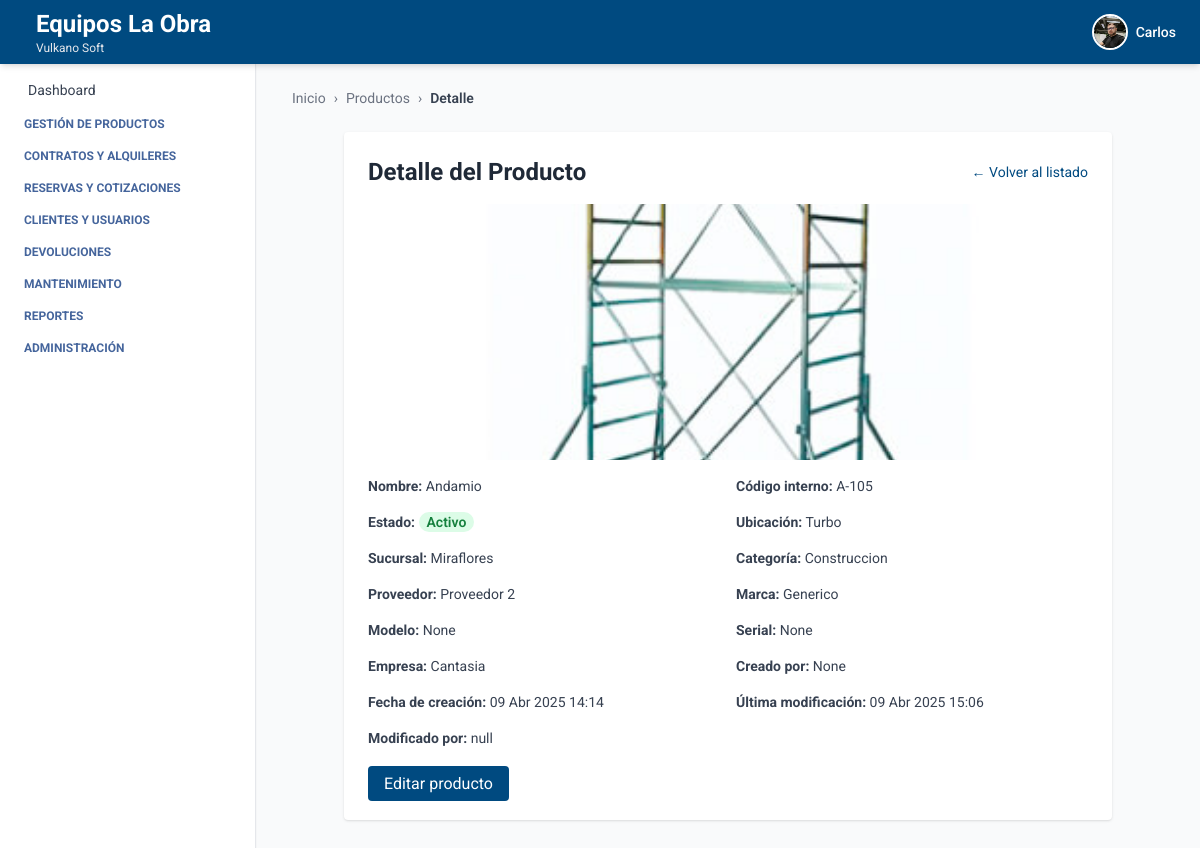
/productos/detalles/6/ (signed in), run on an earlier commit of the app's database.
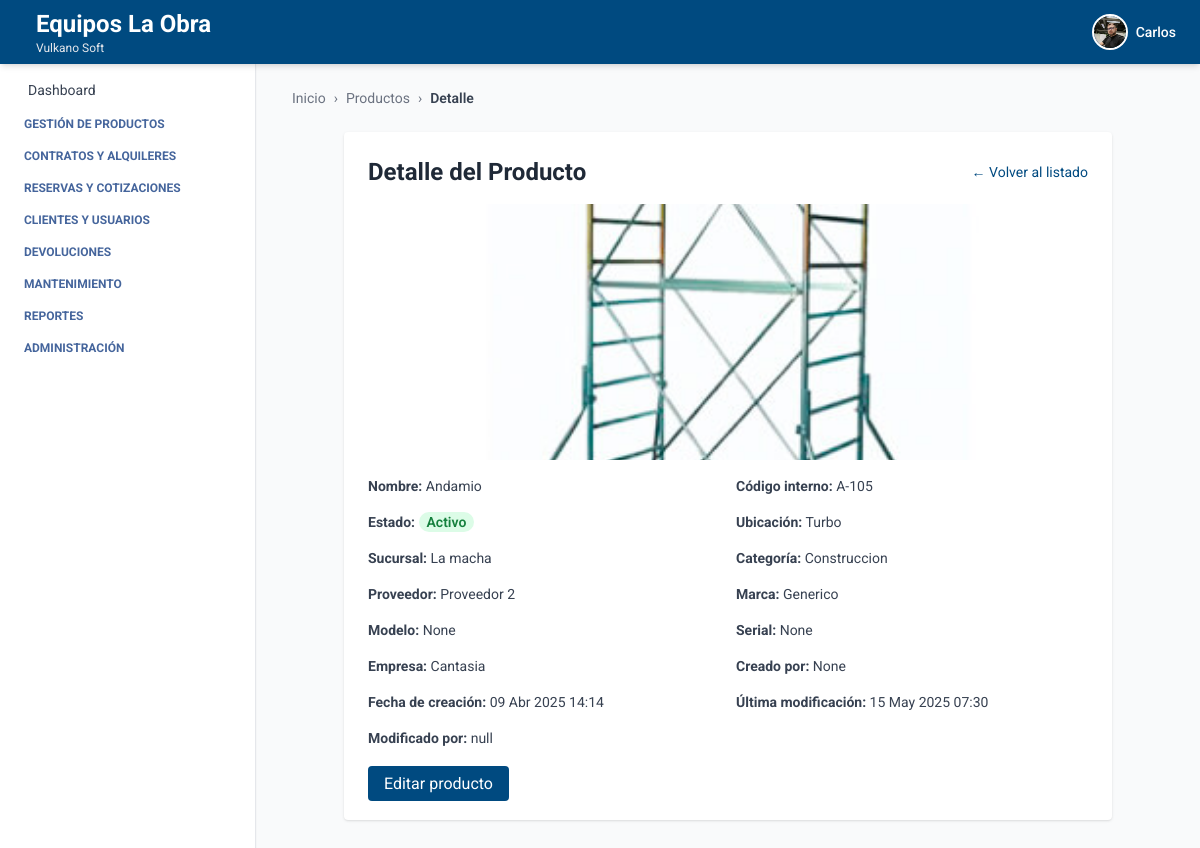
And on a later commit of the database.
### producto/models.py (models this page shows, shortened)
class Producto(models.Model):
    ESTADOS = [
        ("activo", "Activo"),
        ("inactivo", "Inactivo"),
        ("disponible", "Disponible"),
        ("no_disponible", "No disponible"),
    ]
    nombre = models.CharField(max_length=100)
    descripcion = models.TextField()
    codigo_interno = models.CharField(max_length=50)
    estado = models.CharField(max_length=20, choices=ESTADOS, default="activo")
    ubicacion_actual = models.CharField(max_length=100)
    marca = models.CharField(max_length=100, blank=True, null=True)
    modelo = models.CharField(max_length=100, blank=True, null=True)
    serial = models.CharField(max_length=100, blank=True, null=True)
    imagen = models.ImageField(upload_to="media/productos/", null=True, blank=True)
    empresa = models.ForeignKey(Empresa, on_delete=models.CASCADE, related_name='productos', default=1)
    sucursal = models.ForeignKey(Sucursal, on_delete=models.CASCADE, related_name='productos', default=1)
    categoria = models.ForeignKey(Categoria, on_delete=models.SET_NULL, null=True, blank=True, related_name='productos')
    proveedor = models.ForeignKey(Proveedor, on_delete=models.SET_NULL, null=True, blank=True, related_name='productos')
    created_at = models.DateTimeField(auto_now_add=True)
    updated_at = models.DateTimeField(auto_now=True)
    creado_por = models.CharField(max_length=100, blank=True, null=True)
    modificado_por = models.CharField(max_length=100, blank=True, null=True)
    class Meta:
        ordering = ['nombre']
        verbose_name = 'Producto'
        verbose_name_plural = 'Productos'
        constraints = [
            models.UniqueConstraint(fields=['empresa', 'codigo_interno'], name='unique_codigo_por_empresa')
        ]

class Categoria(models.Model):
    nombre = models.CharField(max_length=100, null=False)
    descripcion = models.TextField(blank=True, null=False)
    empresa = models.ForeignKey(Empresa, on_delete=models.CASCADE, related_name='categorias', default=1)
    class Meta:
        verbose_name = 'Categoría'
        verbose_name_plural = 'Categorías'
        unique_together = ('nombre', 'empresa')
        ordering = ['nombre']

class Proveedor(models.Model):
    ESTADOS = [
        ("activo", "Activo"),
        ("inactivo", "Inactivo"),
    ]
    nombre = models.CharField(max_length=100)
    nit = models.CharField(max_length=50, unique=True)
    ciudad = models.CharField(max_length=100, blank=True, null=True)
    direccion = models.CharField(max_length=255, blank=True, null=True)
    departamento = models.CharField(max_length=100, blank=True, null=True)
    telefono = models.CharField(max_length=20, blank=True, null=True)
    estado = models.CharField(max_length=20, choices=ESTADOS, default="activo")
    empresa = models.ForeignKey(Empresa, on_delete=models.CASCADE, related_name='proveedores', default=1)

### empresa/models.py (models this page shows, shortened)
class Sucursal(models.Model):
    ESTADOS = [
        ("activo", "Activo"),
        ("inactivo", "Inactivo"),
    ]
    empresa = models.ForeignKey(Empresa, related_name='sucursales', on_delete=models.CASCADE)
    nombre = models.CharField(max_length=100)
    ciudad = models.CharField(max_length=100)
    direccion = models.CharField(max_length=255)
    departamento = models.CharField(max_length=100, blank=True, null=True)
    telefono = models.CharField(max_length=20, blank=True, null=True)
    estado = models.CharField(max_length=20, choices=ESTADOS, default="activo")

class Empresa(models.Model):
    ESTADOS = [
        ("activo", "Activo"),
        ("inactivo", "Inactivo"),
    ]
    nombre = models.CharField(max_length=100)
    nit = models.CharField(max_length=50, unique=True)
    ciudad = models.CharField(max_length=100, blank=True, null=True)
    direccion = models.CharField(max_length=255, blank=True, null=True)
    departamento = models.CharField(max_length=100, blank=True, null=True)
    telefono = models.CharField(max_length=20, blank=True, null=True)
    estado = models.CharField(max_length=20, choices=ESTADOS, default="activo")

### producto/views_producto.py (the view)
# urls.py: path('detalles/<int:pk>/', ProductoDetailView.as_view(), name='detalle_producto'),
class ProductoDetailView(LoginRequiredMixin, BreadcrumbMixin, DetailView):
    model = Producto
    template_name = 'producto_detalle.html'
    context_object_name = 'producto'
    breadcrumb_items = [
        ("Productos", reverse_lazy("producto_list")),
        ("Detalle", None)
    ]

### core/views.py (called while the page is built)
    def get_context_data(self, **kwargs):
        context = super().get_context_data(**kwargs)
        context["home"] = self.home_url
        context["breadcrumb_items"] = self.breadcrumb_items
        return context

### producto/templates/producto_detalle.html
{% extends 'index.html' %}
{% block breadcrumb %}
  {% include 'breadcrumb.html' with home='/' breadcrumbs=breadcrumb_items %}
{% endblock %}
{% block content %}
<div class="max-w-3xl mx-auto mt-6 bg-white p-6 rounded shadow">
  <div class="flex justify-between items-center mb-4">
    <h2 class="text-2xl font-bold text-gray-800">Detalle del Producto</h2>
    <a href="{% url 'producto_list' %}" class="text-sm text-[var(--primary-color)] hover:underline">← Volver al listado</a>
  </div>
  {% if producto.imagen %}
    <img src="{{ producto.imagen.url }}" alt="{{ producto.nombre }}" class="w-full h-64 object-cover rounded mb-4">
  {% endif %}
  <div class="grid grid-cols-2 gap-4 text-sm text-gray-700">
    <p><strong>Nombre:</strong> {{ producto.nombre }}</p>
    <p><strong>Código interno:</strong> {{ producto.codigo_interno }}</p>
    <p><strong>Estado:</strong>
      <span class="font-semibold px-2 py-0.5 rounded-full
        {% if producto.estado == 'activo' %}
          bg-green-100 text-green-700
        {% else %}
          bg-red-100 text-red-700
        {% endif %}">
        {{ producto.get_estado_display }}
      </span>
    </p>
    <p><strong>Ubicación:</strong> {{ producto.ubicacion_actual }}</p>
    <p><strong>Sucursal:</strong> {{ producto.sucursal.nombre }}</p>
    <p><strong>Categoría:</strong> {{ producto.categoria.nombre }}</p>
    <p><strong>Proveedor:</strong> {{ producto.proveedor.nombre }}</p>
    <p><strong>Marca:</strong> {{ producto.marca }}</p>
    <p><strong>Modelo:</strong> {{ producto.modelo }}</p>
    <p><strong>Serial:</strong> {{ producto.serial }}</p>
    <p><strong>Empresa:</strong> {{ producto.empresa.nombre }}</p>
    <p><strong>Creado por:</strong> {{ producto.creado_por }}</p>
    <p><strong>Fecha de creación:</strong> {{ producto.created_at|date:"d M Y H:i" }}</p>
    <p><strong>Última modificación:</strong> {{ producto.updated_at|date:"d M Y H:i" }}</p>
    <p><strong>Modificado por:</strong> {{ producto.modificado_por }}</p>
  </div>
  <div class="mt-6">
    <a href="{% url 'editar_producto' producto.id %}" class="bg-[var(--primary-color)] text-white px-4 py-2 rounded hover:bg-blue-700 transition">
      Editar producto
    </a>
  </div>
</div>
{% endblock %}

What changed in the data, as far as the page shows it:
changed Producto "Andamio": sucursal.nombre "Miraflores" → "La macha"; updated_at "09 Abr 2025 15:06" → "15 May 2025 07:30"
